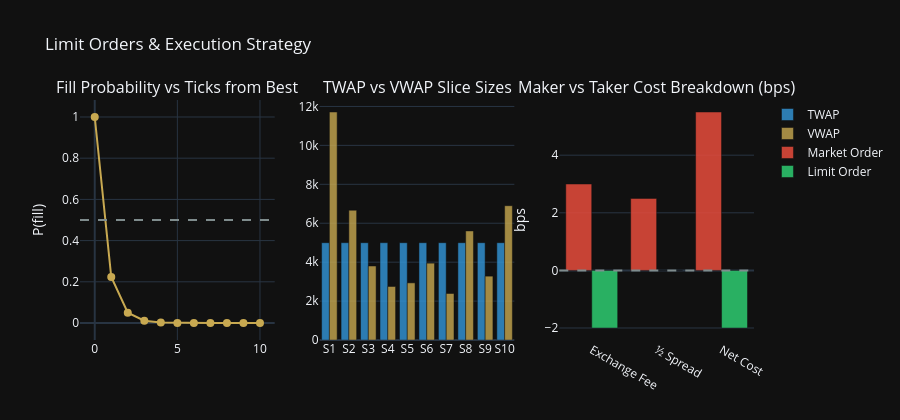

Notebook code cell kept with this figure:
### Code cell
fig = make_subplots(rows=1, cols=3,
    subplot_titles=['Fill Probability vs Ticks from Best',
                    'TWAP vs VWAP Slice Sizes',
                    'Maker vs Taker Cost Breakdown (bps)'])

# Fill prob
fig.add_trace(go.Scatter(x=delta_ticks, y=fill_prob, mode='lines+markers',
                          line=dict(color=GOLD), marker=dict(size=8),
                          name='P(fill)', showlegend=False), row=1, col=1)
fig.add_hline(y=0.5, line_color=GRAY, line_dash='dash', row=1, col=1)

# Slice sizes
x_labels = [f'S{i+1}' for i in range(N_SLICES)]
fig.add_trace(go.Bar(x=x_labels, y=twap_qty, name='TWAP',
                     marker_color=BLUE, opacity=0.8, showlegend=True), row=1, col=2)
fig.add_trace(go.Bar(x=x_labels, y=vwap_qty, name='VWAP',
                     marker_color=GOLD, opacity=0.8, showlegend=True), row=1, col=2)

# Cost breakdown
categories = ['Exchange Fee', '½ Spread', 'Net Cost']
mkt_vals   = [MKT_FEE_BPS, HALF_SPREAD, MKT_FEE_BPS + HALF_SPREAD]
lim_vals   = [LIMIT_REB_BPS, 0, LIMIT_REB_BPS]
for vals, name, color in [(mkt_vals, 'Market Order', RED),
                           (lim_vals, 'Limit Order',  GREEN)]:
    fig.add_trace(go.Bar(x=categories, y=vals, name=name,
                         marker_color=color, opacity=0.85,
                         showlegend=True), row=1, col=3)
fig.add_hline(y=0, line_color=GRAY, line_dash='dash', row=1, col=3)

fig.update_layout(template=THEME, height=420, barmode='group',
    title='Limit Orders & Execution Strategy')
fig.update_yaxes(title_text='P(fill)', row=1, col=1)
fig.update_yaxes(title_text='bps', row=1, col=3)
fig.show()

### Figure 1 — Plotly figure (JSON) as saved in the notebook; plotly's stock layout.template omitted (floating-point values rounded to 4 significant figures)
{"data": [{"line": {"color": "#C8A951"}, "marker": {"size": 8}, "mode": "lines+markers", "name": "P(fill)", "showlegend": false, "type": "scatter", "x": [0, 1, 2, 3, 4, 5, 6, 7, 8, 9, 10], "xaxis": "x", "y": [1, 0.2231, 0.04979, 0.01111, 0.002479, 0.0005531, 0.0001234, 2.754e-05, 6.144e-06, 1.371e-06, 3.059e-07], "yaxis": "y"}, {"marker": {"color": "#3498DB"}, "name": "TWAP", "opacity": 0.8, "showlegend": true, "type": "bar", "x": ["S1", "S2", "S3", "S4", "S5", "S6", "S7", "S8", "S9", "S10"], "xaxis": "x2", "y": [5000, 5000, 5000, 5000, 5000, 5000, 5000, 5000, 5000, 5000], "yaxis": "y2"}, {"marker": {"color": "#C8A951"}, "name": "VWAP", "opacity": 0.8, "showlegend": true, "type": "bar", "x": ["S1", "S2", "S3", "S4", "S5", "S6", "S7", "S8", "S9", "S10"], "xaxis": "x2", "y": [11716, 6670, 3802, 2750, 2936, 3949, 2390, 5605, 3281, 6901], "yaxis": "y2"}, {"marker": {"color": "#E74C3C"}, "name": "Market Order", "opacity": 0.85, "showlegend": true, "type": "bar", "x": ["Exchange Fee", "½ Spread", "Net Cost"], "xaxis": "x3", "y": [3, 2.5, 5.5], "yaxis": "y3"}, {"marker": {"color": "#2ECC71"}, "name": "Limit Order", "opacity": 0.85, "showlegend": true, "type": "bar", "x": ["Exchange Fee", "½ Spread", "Net Cost"], "xaxis": "x3", "y": [-2, 0, -2], "yaxis": "y3"}], "layout": {"annotations": [{"font": {"size": 16}, "showarrow": false, "text": "Fill Probability vs Ticks from Best", "x": 0.1444, "xanchor": "center", "xref": "paper", "y": 1, "yanchor": "bottom", "yref": "paper"}, {"font": {"size": 16}, "showarrow": false, "text": "TWAP vs VWAP Slice Sizes", "x": 0.5, "xanchor": "center", "xref": "paper", "y": 1, "yanchor": "bottom", "yref": "paper"}, {"font": {"size": 16}, "showarrow": false, "text": "Maker vs Taker Cost Breakdown (bps)", "x": 0.8556, "xanchor": "center", "xref": "paper", "y": 1, "yanchor": "bottom", "yref": "paper"}], "barmode": "group", "height": 420, "shapes": [{"line": {"color": "#7F8C8D", "dash": "dash"}, "type": "line", "x0": 0, "x1": 1, "xref": "x domain", "y0": 0.5, "y1": 0.5, "yref": "y"}, {"line": {"color": "#7F8C8D", "dash": "dash"}, "type": "line", "x0": 0, "x1": 1, "xref": "x3 domain", "y0": 0, "y1": 0, "yref": "y3"}], "title": {"text": "Limit Orders & Execution Strategy"}, "xaxis": {"anchor": "y", "domain": [0, 0.2889]}, "xaxis2": {"anchor": "y2", "domain": [0.3556, 0.6444]}, "xaxis3": {"anchor": "y3", "domain": [0.7111, 1]}, "yaxis": {"anchor": "x", "domain": [0, 1], "title": {"text": "P(fill)"}}, "yaxis2": {"anchor": "x2", "domain": [0, 1]}, "yaxis3": {"anchor": "x3", "domain": [0, 1], "title": {"text": "bps"}}}}
